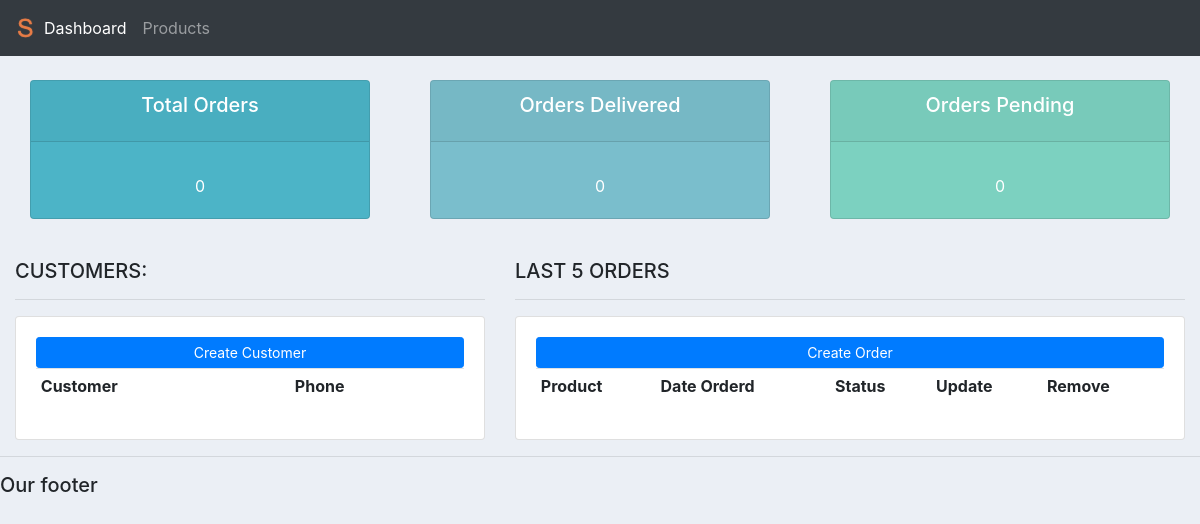
Before: / with the older database file.
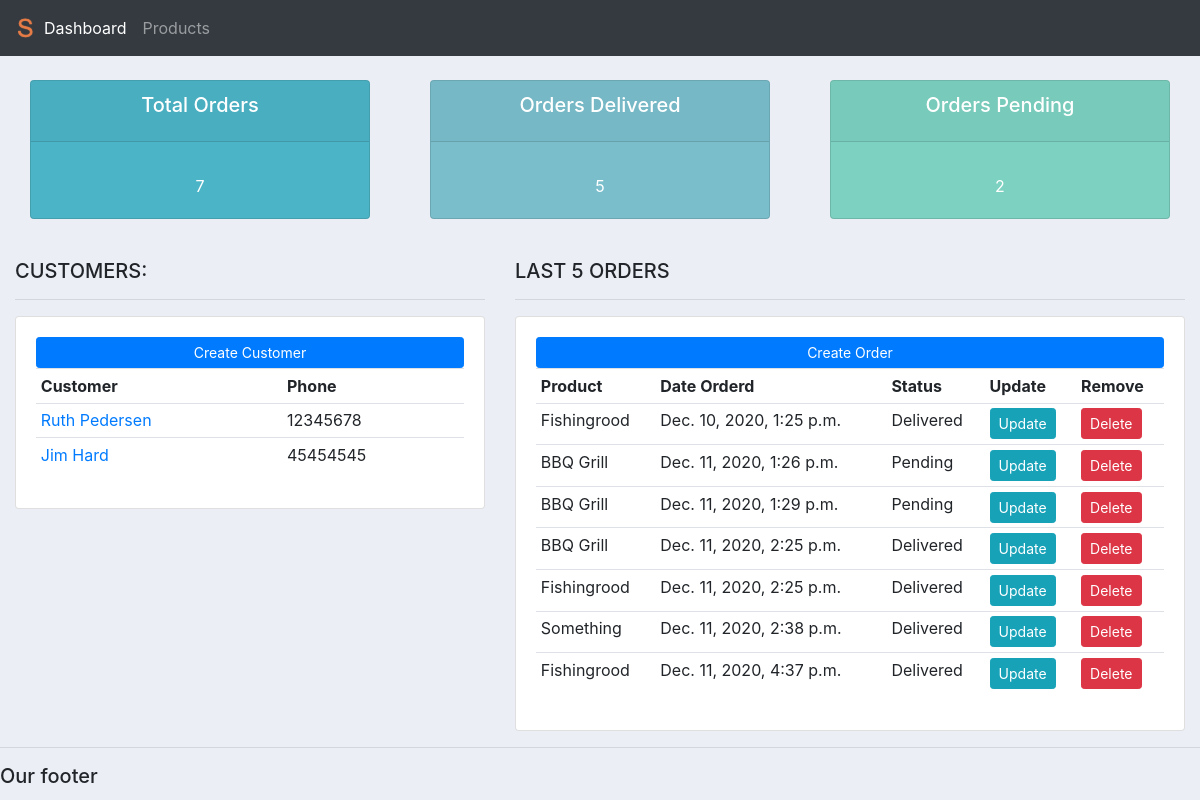
After: the same page with the newer database file.
### crm/models.py (models this page shows, shortened)
class Customer(models.Model):
    name = models.CharField(max_length = 200, null=True)
    phone = models.CharField(max_length = 200, null=True)
    email = models.CharField(max_length = 200, null=True)
    data_created = models.DateTimeField(auto_now_add=True)

class Order(models.Model):
    STATUS =    (
                ('Pending', 'Pending'),
                ('Out for delevery', 'Out for delevery '),
                ('Delivered','Delivered'),
                )
    customer     = models.ForeignKey(Customer, null=True, on_delete=models.SET_NULL)
    product      = models.ForeignKey(Product, null=True, on_delete=models.SET_NULL)
    date_created = models.DateTimeField(auto_now_add=True)
    Status       = models.CharField(max_length = 200, null=True, choices=STATUS)

class Product(models.Model):
    CATEGORY = (('Indoor', 'Indoor'),
                ('Out Door', 'Out Door')
                )
    name        = models.CharField(max_length = 200, null=True)
    price       = models.FloatField(null=True)
    category    = models.CharField(max_length = 200, null=True, choices=CATEGORY)
    description = models.CharField(max_length = 200, null=True, blank=True)
    date_created= models.DateTimeField(auto_now_add=True)
    tags         = models.ManyToManyField(Tag)
    def __str__ (self):
        return self.name

### crm/views.py (the view)
# urls.py: 2. Add a URL to urlpatterns:  path('', views.home, name='home')
def home(request):
    customers = Customer.objects.all()
    orders = Order.objects.all()
    total_orders = orders.count()
    order_dilevered = orders.filter(Status='Delivered').count()
    order_pending = orders.filter(Status='Pending').count()
    context = {'customers':customers, 'orders':orders, 'total_orders': total_orders, 'order_dilevered': order_dilevered, 'order_pending':order_pending }
    return render(request, 'crm/dashboard.html', context)

### crm/templates/crm/dashboard.html
{% extends 'crm/main.html'   %}
{% block content %}
{% include 'crm/status.html'  %}
<br>
<div class="row">
	<div class="col-md-5">
		<h5>CUSTOMERS:</h5>
		<hr>
		<div class="card card-body">
			<a class="btn btn-primary  btn-sm btn-block" href="">Create Customer</a>
			<table class="table table-sm">
      <tr>
					<th>Customer</th>
					<th>Phone</th>
				</tr>
          {% for customer in customers %}
          <tr>
              <td><a href="{% url 'customer' customer.id %}">{{customer.name }}</a></td>
              <td>{{customer.phone }}</td>
          </tr>
          {% endfor %}
			</table>
		</div>
	</div>
	<div class="col-md-7">
		<h5>LAST 5 ORDERS</h5>
		<hr>
		<div class="card card-body">
			<a class="btn btn-primary  btn-sm btn-block" href="{% url 'create_order' %}">Create Order</a>
			<table class="table table-sm">
				<tr>
					<th>Product</th>
					<th>Date Orderd</th>
					<th>Status</th>
					<th>Update</th>
					<th>Remove</th>
				</tr>
        {% for order in orders %}
        <tr>
            <td>{{order.product }}</td>
            <td>{{order.date_created }}</td>
            <td>{{order.Status }}</td>
            <td><a class="btn btn-sm btn-info" href="{% url 'update_order' order.id %}">Update</a></td>
            <td><a class="btn btn-sm btn-danger" href="{% url 'delete_order' order.id %}">Delete</a></td>
        </tr>
        {% endfor %}
			</table>
		</div>
	</div>
</div>
{% endblock %}

### crm/templates/crm/main.html (shortened to what this page needs)
{% load static %}
<!DOCTYPE html>
<html>
<head>
	<link rel="stylesheet" href="https://stackpath.bootstrapcdn.com/bootstrap/4.3.1/css/bootstrap.min.css">
	<link rel="stylesheet" type="text/css" href="{% static '/css/main.css' %}">
</head>
<body>
	{%  include 'crm/navbar.html' %}
	<div class="container-fluid">
	{% block content %}
	{% endblock %}
    </div>
	<hr>
	<h5>Our footer</h5>
</body>
</html>

### crm/templates/crm/navbar.html (shortened to what this page needs)
{% load static %}
<nav class="navbar navbar-expand-lg navbar-dark bg-dark">
 <img src="{% static 'images/logo.png' %}">
  <div class="collapse navbar-collapse" id="navbarNav">
    <ul class="navbar-nav">
      <li class="nav-item active">
        <a class="nav-link" href="{% url 'home'  %}">Dashboard</a>
      </li>
      <li class="nav-item">
        <a class="nav-link" href="{% url 'products'  %}">Products</a>
      </li>
    </ul>
  </div>
</nav>

### crm/templates/crm/status.html (shortened to what this page needs)
<br>
<div class="row">
	<div class="col">
		<div class="col-md">
			<div class="card text-center text-white  mb-3" id="total-orders">
			  	<div class="card-header">
			  		<h5 class="card-title">Total Orders</h5>
			  	</div>
			  	<div class="card-body">
							{{total_orders}}
			  	</div>
			</div>
		</div>
	</div>
	<div class="col">
		<div class="col-md">
			<div class="card text-center text-white  mb-3" id="orders-delivered">
			  	<div class="card-header">
			  		<h5 class="card-title">Orders Delivered</h5>
			  	</div>
			  	<div class="card-body">
						{{ order_dilevered }}
			  	</div>
			</div>
		</div>
	</div>
	<div class="col">
		<div class="col-md">
			<div class="card text-center text-white  mb-3" id="orders-pending">
			  	<div class="card-header">
			  		<h5 class="card-title">Orders Pending</h5>
			  	</div>
			  	<div class="card-body">
						{{ order_pending }}
			  	</div>
			</div>
		</div>
	</div>
</div>

### static/css/main.css (style rules this page uses)
body { background-color: #ebeff5; }
#total-orders { background-color: #4cb4c7; }
#orders-delivered { background-color: #7abecc; }
#orders-pending { background-color: #7CD1C0; }

Changed rows visible on the page:
added Customer: name "Ruth Pedersen", phone "12345678"
added Customer: name "Jim Hard", phone "45454545"
added Order: product "Fishingrood", date_created "Dec. 10, 2020, 1:25 p.m.", Status "Delivered"
added Order: product "BBQ Grill", date_created "Dec. 11, 2020, 1:26 p.m.", Status "Pending"
added Order: product "BBQ Grill", date_created "Dec. 11, 2020, 1:29 p.m.", Status "Pending"
added Order: product "BBQ Grill", date_created "Dec. 11, 2020, 2:25 p.m.", Status "Delivered"
added Order: product "Fishingrood", date_created "Dec. 11, 2020, 2:25 p.m.", Status "Delivered"
added Order: product "Something", date_created "Dec. 11, 2020, 2:38 p.m.", Status "Delivered"
added Order: product "Fishingrood", date_created "Dec. 11, 2020, 4:37 p.m.", Status "Delivered"
Other visible differences:
{{ total_orders }}: "0" → "7"
{{ order_dilevered }}: "0" → "5"
{{ order_pending }}: "0" → "2"
